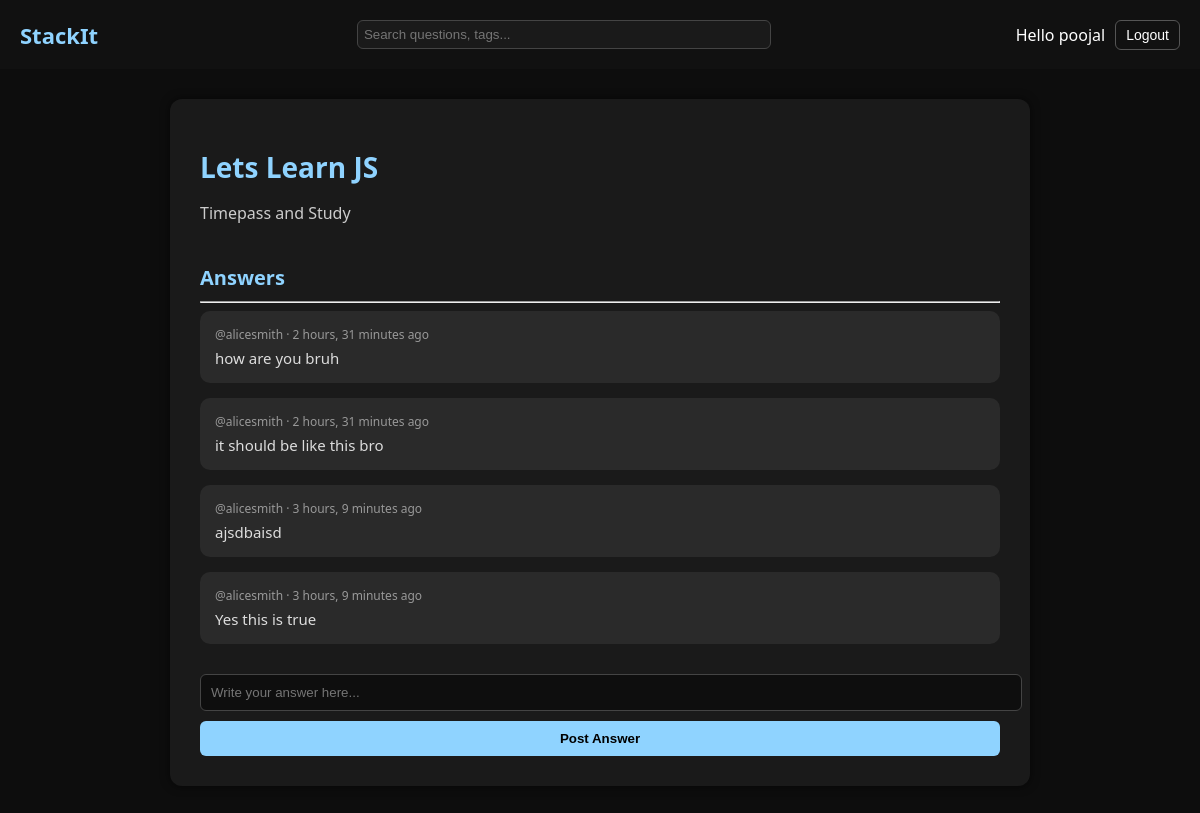
/room/1/ (signed in), run on the app's committed database.
### base/models.py (models this page shows, shortened)
class Room(models.Model):
    host = models.ForeignKey(User,on_delete=models.SET_NULL,null=True)
    topic = models.ForeignKey(Topic,on_delete=models.SET_NULL,null=True)
    name = models.CharField(max_length=200)
    description = models.TextField(null=True, blank=True)
    updated = models.DateTimeField(auto_now=True)
    created = models.DateTimeField(auto_now_add=True)
    class Meta:
        ordering = ['-updated','-created']

class Message(models.Model):
    user = models.ForeignKey(User, on_delete=models.CASCADE)
    room = models.ForeignKey(Room, on_delete=models.CASCADE)
    body = models.TextField()
    updated = models.DateTimeField(auto_now=True)
    created = models.DateTimeField(auto_now_add=True)

### base/views.py (the view, shortened to what this page needs)
# urls.py: path('room/<str:pk>/',views.room, name = 'room'),
def room(request, pk):
    room = Room.objects.get(id=pk)
    room_messages = room.message_set.all().order_by('-created')
    context = {
        "room": room,
        "room_messages": room_messages  # ✅ this must match the template
    }
    return render(request, 'base/room.html', context)

### base/templates/base/room.html (shortened to what this page needs)
{% extends 'main.html' %}
{% block content %}
<div class="room-container">
  <h1 class="room-title">{{ room.name }}</h1>
  <p class="room-description">{{ room.description }}</p>
  <div class="comment-wrapper">
    <h3>Answers</h3>
    <hr>
    {% if room_messages %}
      {% for message in room_messages %}
        <div class="comment">
          <small>@{{ message.user }} &middot; {{ message.created|timesince }} ago</small>
          <p>{{ message.body }}</p>
        </div>
      {% endfor %}
    {% else %}
      <p>No answers yet. Be the first to respond!</p>
    {% endif %}
  </div>
  {% if request.user.is_authenticated %}
    <div class="answer-form">
      <form method="POST" action="">
        <input type="text" name="body" placeholder="Write your answer here..." required>
        <input type="submit" value="Post Answer">
      </form>
    </div>
  {% else %}
    <p><a href="{% url 'login' %}">Log in</a> to post an answer.</p>
  {% endif %}
</div>
{% endblock %}

### templates/navbar.html (shortened to what this page needs)
<div class="navbar">
  <a class="navbar-logo" href="/">StackIt</a>
  <form class="navbar-form" method="GET" action="{% url 'home' %}">
    <input type="text" name="q" placeholder="Search questions, tags...">
  </form>
  <div class="navbar-buttons">
    {% if request.user.is_authenticated %}
      <span>Hello {{ request.user }}</span>
      <form method="POST" action="{% url 'logout' %}">
        <button type="submit">Logout</button>
      </form>
    {% else %}
      <a href="{% url 'login' %}">Login</a>
    {% endif %}
  </div>
</div>

### templates/main.html (style rules this page uses)
body { margin: 0; font-family: "Segoe UI", Tahoma, Geneva, Verdana, sans-serif; background-color: #0d0d0d; color: #e0e0e0; }
a { color: #8fd3ff; text-decoration: none; }

### templates/navbar.html (style rules this page uses)
.navbar { display: flex; flex-wrap: wrap; justify-content: space-between; align-items: center; background-color: #111; padding: 10px 20px; color: white; }
.navbar-logo { font-size: 22px; font-weight: bold; color: #8fd3ff; text-decoration: none; }
.navbar-form { flex-grow: 1; max-width: 400px; margin: 10px; }
.navbar-form input { width: 100%; padding: 6px; background-color: #1a1a1a; border: 1px solid #444; border-radius: 6px; color: white; }
.navbar-buttons { display: flex; gap: 10px; align-items: center; }
.navbar-buttons a, .navbar-buttons form button { background-color: transparent; border: 1px solid #555; border-radius: 6px; padding: 6px 10px; color: white; text-decoration: none; font-size: 14px; cursor: pointer; }

### base/templates/base/room.html (style rules this page uses)
.room-container { max-width: 800px; margin: 30px auto; background-color: #1a1a1a; padding: 30px; border-radius: 12px; box-shadow: 0 0 10px rgba(0,0,0,0.6); color: #e0e0e0; }
.room-title { font-size: 28px; font-weight: bold; color: #8fd3ff; margin-bottom: 10px; }
.room-description { font-size: 16px; color: #ccc; margin-bottom: 25px; }
.comment-wrapper { margin-top: 40px; }
.comment-wrapper h3 { margin-bottom: 10px; color: #8fd3ff; font-size: 20px; }
.comment { background-color: #2a2a2a; padding: 15px; border-radius: 10px; margin-bottom: 15px; position: relative; }
.comment small { display: block; color: #999; font-size: 12px; margin-bottom: 5px; }
.comment p { color: #ddd; font-size: 15px; margin: 0; }
.answer-form { margin-top: 30px; }
.answer-form form { display: flex; flex-direction: column; gap: 10px; }
.answer-form input[type="text"] { padding: 10px; background-color: #0e0e0e; color: white; border: 1px solid #444; border-radius: 6px; width: 100%; }
.answer-form input[type="submit"] { background-color: #8fd3ff; color: #000; font-weight: bold; padding: 10px; border: none; border-radius: 6px; cursor: pointer; transition: background-color 0.3s; }

### data on the page
Room: name "Lets Learn JS", description "Timepass and Study"
Message: user "alicesmith", created "2 hours, 31 minutes", body "how are you bruh"
Message: user "alicesmith", created "2 hours, 31 minutes", body "it should be like this bro"
Message: user "alicesmith", created "3 hours, 9 minutes", body "ajsdbaisd"
Message: user "alicesmith", created "3 hours, 9 minutes", body "Yes this is true"

### other printed values
{{ request.user }} "poojal"
